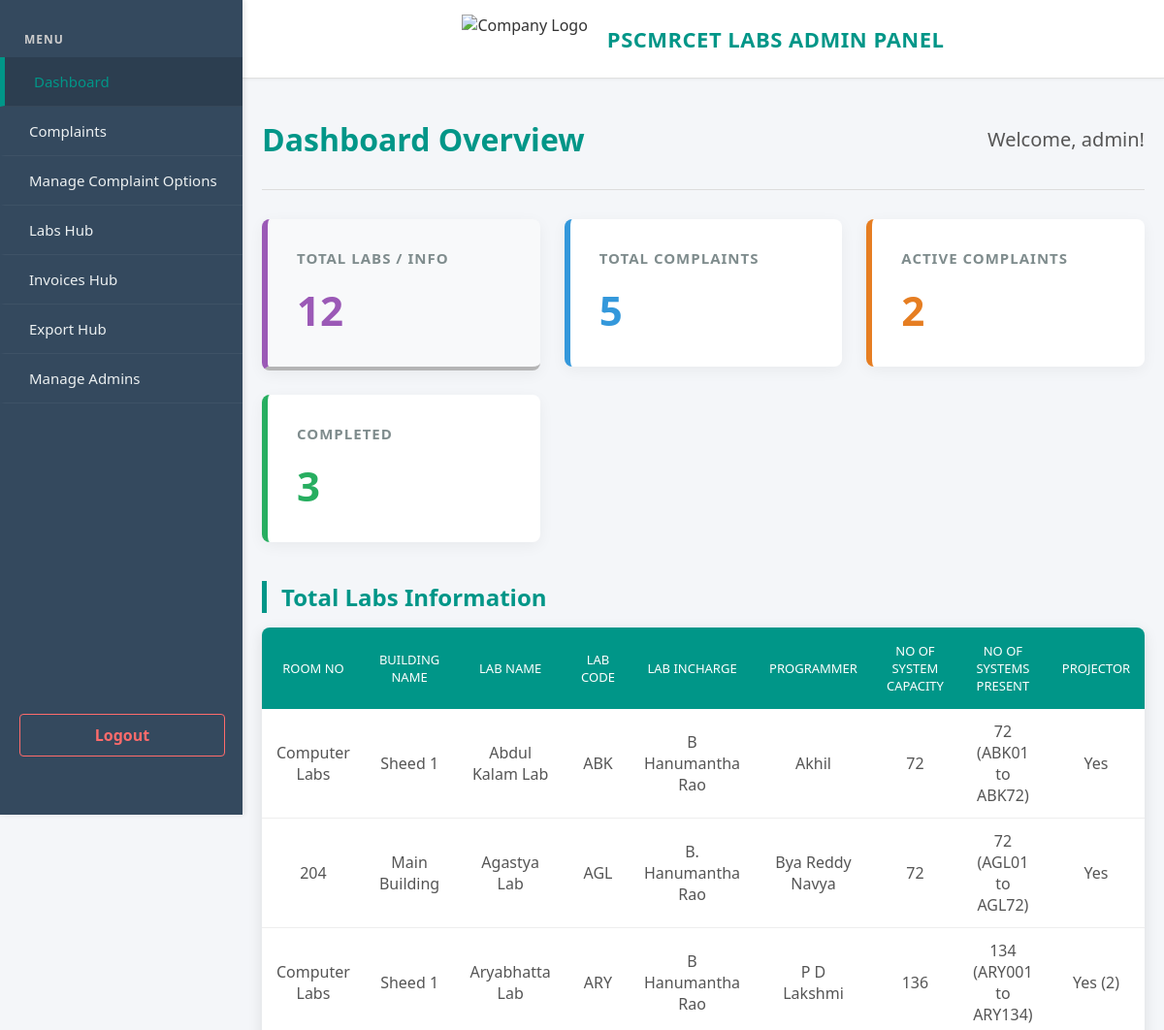
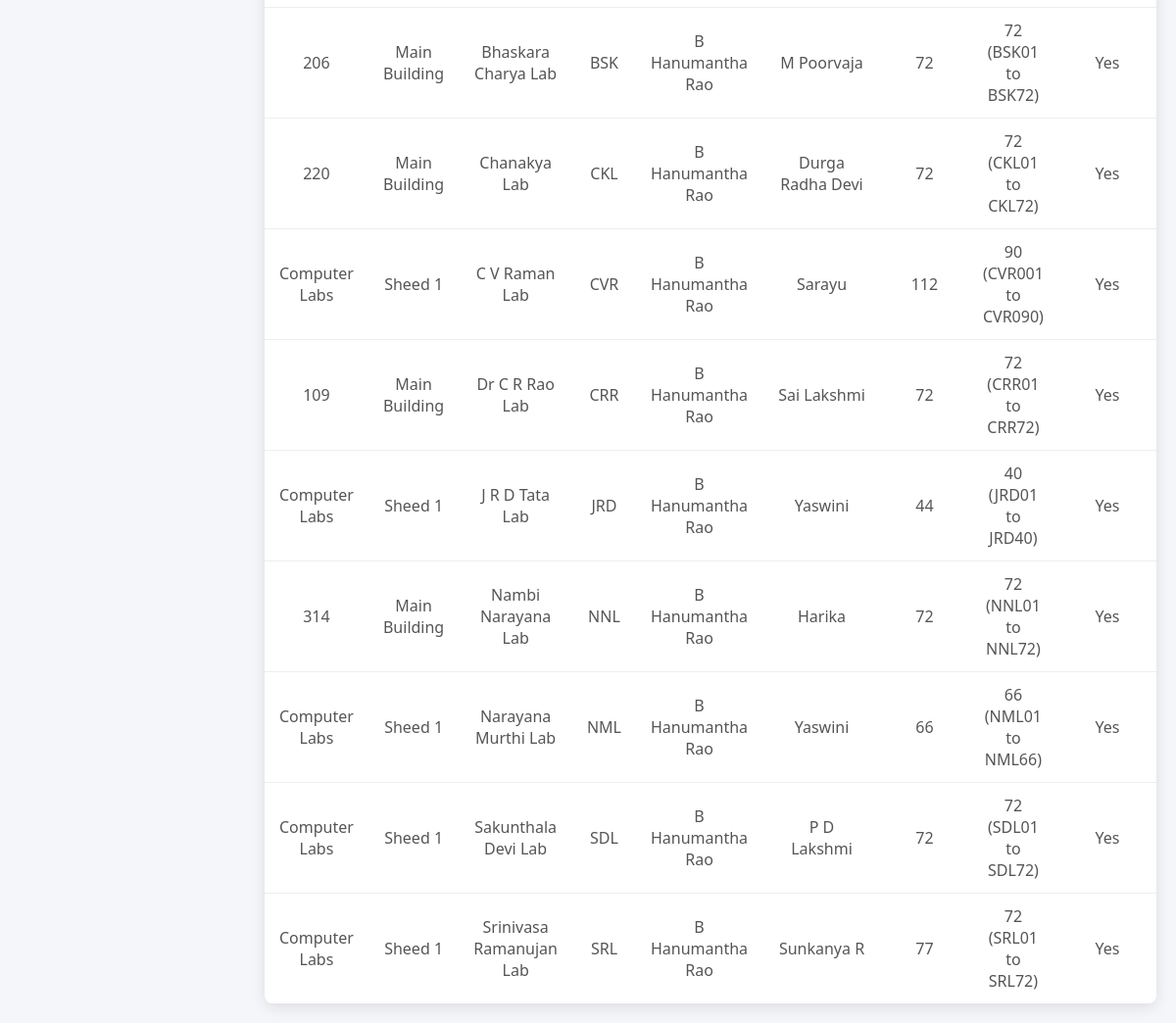
/dashboard_overview.php?view=labs (signed in), run on the app's committed database (2 pictures, top to bottom).
### tables this page shows
CREATE TABLE `labs_sections` (
  `id` int(11) NOT NULL,
  `section_title` varchar(255) NOT NULL,
  `column_name` varchar(255) NOT NULL,
  `input_type` varchar(50) NOT NULL,
  `display_order` int(11) DEFAULT 0
);

CREATE TABLE `labs_unit` (
  `id` int(11) NOT NULL,
  `room_no` varchar(255) DEFAULT NULL,
  `lab_incharge` varchar(255) DEFAULT NULL,
  `programmer` varchar(255) DEFAULT NULL,
  `no_of_system_capacity` varchar(255) DEFAULT NULL,
  `no_of_systems_present` varchar(255) DEFAULT NULL,
  `projector` varchar(255) DEFAULT NULL,
  `lab_name` varchar(255) DEFAULT NULL,
  `building_name` varchar(255) DEFAULT NULL,
  `lab_code` varchar(255) DEFAULT NULL,
  `lab_name_table` varchar(255) DEFAULT NULL
);

### dashboard_overview.php (the view, shortened to what this page needs)
<?php
require 'auth_session.php';
include 'header.php';
$stats_sql = "SELECT
            COUNT(*) as total_complaints,
            SUM(CASE WHEN status = 'Pending' THEN 1 ELSE 0 END) as total_pending,
            SUM(CASE WHEN status LIKE 'Partially Completed%' THEN 1 ELSE 0 END) as total_partial,
            SUM(CASE WHEN status = 'Completed' THEN 1 ELSE 0 END) as total_completed
        FROM complaints_log main
        WHERE id = (
            SELECT MAX(sub.id)
            FROM complaints_log sub
            WHERE sub.parent_id = main.parent_id
        )";
$stats_res = mysqli_query($conn, $stats_sql);
$stats = mysqli_fetch_assoc($stats_res);
$count_total   = $stats['total_complaints'] ?? 0;
$count_pending = $stats['total_pending'] ?? 0;
$count_partial = $stats['total_partial'] ?? 0;
$count_completed = $stats['total_completed'] ?? 0;
$count_active = $count_pending + $count_partial;
$labs_sql = "SELECT COUNT(*) as total_labs FROM labs_unit";
$labs_res = mysqli_query($conn, $labs_sql);
$labs_data = mysqli_fetch_assoc($labs_res);
$count_labs = $labs_data['total_labs'] ?? 0;
$view = isset($_GET['view']) ? $_GET['view'] : '';
$table_title = "";
$is_labs_view = false;
if($view == 'all') $table_title = "All Complaints Log";
elseif($view == 'active') $table_title = "Active Complaints (Pending & Partial)";
elseif($view == 'completed') $table_title = "Completed Complaints Log";
elseif($view == 'labs') {
    $table_title = "Total Labs Information";
    $is_labs_view = true;
}
$table_rows = [];
$sections = [];
if ($view) {
    if ($is_labs_view) {
        $sec_res = mysqli_query($conn, "SELECT * FROM labs_sections ORDER BY display_order ASC");
        while ($row = mysqli_fetch_assoc($sec_res)) { $sections[] = $row; }
        $data_sql = "SELECT * FROM labs_unit";
        $data_res = mysqli_query($conn, $data_sql);
        while($row = mysqli_fetch_assoc($data_res)) {
            $table_rows[] = $row;
        }
        usort($table_rows, function($a, $b) {
            $nameA = isset($a['lab_name']) ? $a['lab_name'] : '';
            $nameB = isset($b['lab_name']) ? $b['lab_name'] : '';
            return strnatcasecmp($nameA, $nameB);
        });
    }
}
?>
<div style="display: flex; justify-content: space-between; align-items: center; margin-bottom: 10px;">
    <h1><strong>Dashboard Overview</strong></h1>
    <h3 style="color:#555; font-weight:400; margin:0; font-size:20px;">
        Welcome, <?php echo isset($_SESSION['admin_user']) ? htmlspecialchars($_SESSION['admin_user']) : 'Admin'; ?>!
    </h3>
</div>
<hr>
<div class="stats-container">
    <a href="dashboard_overview.php?view=labs" class="card-link <?php echo ($view=='labs')?'active-card':''; ?>">
        <div class="stat-card card-labs">
            <div class="stat-title">Total Labs / Info</div>
            <div class="stat-number"><?php echo $count_labs; ?></div>
        </div>
    </a>
    <a href="dashboard_overview.php?view=all" class="card-link <?php echo ($view=='all')?'active-card':''; ?>">
        <div class="stat-card card-total">
            <div class="stat-title">Total Complaints</div>
            <div class="stat-number"><?php echo $count_total; ?></div>
        </div>
    </a>
    <a href="dashboard_overview.php?view=active" class="card-link <?php echo ($view=='active')?'active-card':''; ?>">
        <div class="stat-card card-active">
            <div class="stat-title">Active Complaints</div>
            <div class="stat-number"><?php echo $count_active; ?></div>
        </div>
    </a>
    <a href="dashboard_overview.php?view=completed" class="card-link <?php echo ($view=='completed')?'active-card':''; ?>">
        <div class="stat-card card-completed">
            <div class="stat-title">Completed</div>
            <div class="stat-number"><?php echo $count_completed; ?></div>
        </div>
    </a>
</div>
<?php if ($view): ?>
    <div id="data-table-section">
        <h2 style="color:var(--primary); margin-bottom:15px; border-left:5px solid var(--primary); padding-left:15px;">
            <?php echo $table_title; ?>
        </h2>
        <?php if (count($table_rows) > 0): ?>
            <table>
                <thead>
                    <tr>
                        <?php if ($is_labs_view): ?>
                            <?php foreach ($sections as $sec) { echo "<th>" . $sec['section_title'] . "</th>"; } ?>
                        <?php endif; ?>
                    </tr>
                </thead>
                <tbody>
                    <?php foreach ($table_rows as $row):
                        $row_class = "";
                    ?>
                        <tr <?php echo $row_class; ?>>
                            <?php if ($is_labs_view): ?>
                                <?php foreach ($sections as $sec) {
                                    $col = $sec['column_name'];
                                    echo "<td>" . ((!empty($row[$col])) ? $row[$col] : "-") . "</td>";
                                } ?>
                            <?php endif; ?>
                        </tr>
                    <?php endforeach; ?>
                </tbody>
            </table>
        <?php else: ?>
            <div style="text-align:center; padding:30px; border:1px solid #eee; background:#fff; color:#999; border-radius:8px;">
                <h4>No records found.</h4>
            </div>
        <?php endif; ?>
    </div>
<?php endif; ?>
</div>
</body>
</html>

### header.php (style rules this page uses)
:root { --primary: #009688; --primary-dark: #00796b; --bg-body: #f4f6f9; --text-color: #333; --danger: #e74c3c; --success: #27ae60; --card-shadow: 0 4px 15px rgba(0,0,0,0.1); --border-radius: 8px; }
body { font-family: 'Segoe UI', Tahoma, Geneva, Verdana, sans-serif; margin: 0; padding: 0; background-color: var(--bg-body); color: var(--text-color); overflow-x: auto; overflow-y: auto; }
a { text-decoration: none; }
h1 { color: var(--primary); font-weight: 300; margin-bottom: 20px; }
hr { border: 0; height: 1px; background: #ddd; margin-bottom: 30px; }
table { width: 100%; border-collapse: collapse; background: white; border-radius: var(--border-radius); overflow: hidden; box-shadow: var(--card-shadow); }
th { background-color: var(--primary); color: white; padding: 15px; font-weight: 500; text-transform: uppercase; font-size: 13px; }
td { padding: 12px 15px; border-bottom: 1px solid #eee; text-align: center; color: #555; }
tr:last-child td { border-bottom: none; }

### dashboard_overview.php (style rules this page uses)
.stats-container { display: grid; grid-template-columns: repeat(auto-fit, minmax(240px, 1fr)); gap: 25px; margin-top: 30px; margin-bottom: 40px; }
.card-link { text-decoration: none; color: inherit; display: block; }
.stat-card { background: #fff; padding: 30px; border-radius: 8px; box-shadow: 0 4px 15px rgba(0,0,0,0.05); border-left: 6px solid #ccc; transition: transform 0.2s, box-shadow 0.2s; cursor: pointer; }
.stat-title { color: #7f8c8d; font-size: 15px; text-transform: uppercase; letter-spacing: 1px; font-weight: 600; margin-bottom: 15px; }
.stat-number { font-size: 42px; font-weight: 700; color: #2c3e50; }
.card-total { border-left-color: #3498db; }
.card-total .stat-number { color: #3498db; }
.card-active { border-left-color: #e67e22; }
.card-active .stat-number { color: #e67e22; }
.card-completed { border-left-color: #27ae60; }
.card-completed .stat-number { color: #27ae60; }
.card-labs { border-left-color: #9b59b6; }
.card-labs .stat-number { color: #9b59b6; }
.active-card .stat-card { background-color: #f8f9fa; border-bottom: 4px solid #b5b5b5; }

### data on the page
labs_sections: section_title "ROOM NO", column_name.room_no "Computer Labs", column_name.room_no "204", column_name.room_no "206", column_name.room_no "220", column_name.room_no "109", column_name.room_no "314"
labs_sections: section_title "BUILDING NAME", column_name.building_name "Sheed 1", column_name.building_name "Main Building"
labs_sections: section_title "LAB NAME", column_name.lab_name "Abdul Kalam Lab", column_name.lab_name "Agastya Lab", column_name.lab_name "Aryabhatta Lab", column_name.lab_name "Bhaskara Charya Lab", column_name.lab_name "Chanakya Lab", column_name.lab_name "C V Raman Lab", column_name.lab_name "Dr C R Rao Lab", column_name.lab_name "J R D Tata Lab", column_name.lab_name "Nambi Narayana Lab", column_name.lab_name "Narayana Murthi Lab", column_name.lab_name "Sakunthala Devi Lab", column_name.lab_name "Srinivasa Ramanujan Lab"
labs_sections: section_title "LAB CODE", column_name.lab_code "ABK", column_name.lab_code "AGL", column_name.lab_code "ARY", column_name.lab_code "BSK", column_name.lab_code "CKL", column_name.lab_code "CVR", column_name.lab_code "CRR", column_name.lab_code "JRD", column_name.lab_code "NNL", column_name.lab_code "NML", column_name.lab_code "SDL", column_name.lab_code "SRL"
labs_sections: section_title "LAB INCHARGE", column_name.lab_incharge "B Hanumantha Rao", column_name.lab_incharge "B. Hanumantha Rao"
labs_sections: section_title "PROGRAMMER", column_name.programmer "Akhil", column_name.programmer "Bya Reddy Navya", column_name.programmer "P D Lakshmi", column_name.programmer "M Poorvaja", column_name.programmer "Durga Radha Devi", column_name.programmer "Sarayu", column_name.programmer "Sai Lakshmi", column_name.programmer "Yaswini", column_name.programmer "Harika", column_name.programmer "Sunkanya R"
labs_sections: section_title "NO OF SYSTEM CAPACITY", column_name.no_of_system_capacity "72", column_name.no_of_system_capacity "136", column_name.no_of_system_capacity "112", column_name.no_of_system_capacity "44", column_name.no_of_system_capacity "66", column_name.no_of_system_capacity "77"
labs_sections: section_title "NO OF SYSTEMS PRESENT", column_name.no_of_systems_present "72 (ABK01 to ABK72)", column_name.no_of_systems_present "72 (AGL01 to AGL72)", column_name.no_of_systems_present "134 (ARY001 to ARY134)", column_name.no_of_systems_present "72 (BSK01 to BSK72)", column_name.no_of_systems_present "72 (CKL01 to CKL72)", column_name.no_of_systems_present "90 (CVR001 to CVR090)", column_name.no_of_systems_present "72 (CRR01 to CRR72)", column_name.no_of_systems_present "40 (JRD01 to JRD40)", column_name.no_of_systems_present "72 (NNL01 to NNL72)", column_name.no_of_systems_present "66 (NML01 to NML66)", column_name.no_of_systems_present "72 (SDL01 to SDL72)", column_name.no_of_systems_present "72 (SRL01 to SRL72)"
labs_sections: section_title "PROJECTOR", column_name.projector "Yes", column_name.projector "Yes (2)"

### other printed values
$_SESSION['admin_user'] "admin"
$count_labs "12"
$count_total "5"
$count_active "2"
$count_completed "3"
$table_title "Total Labs Information"
